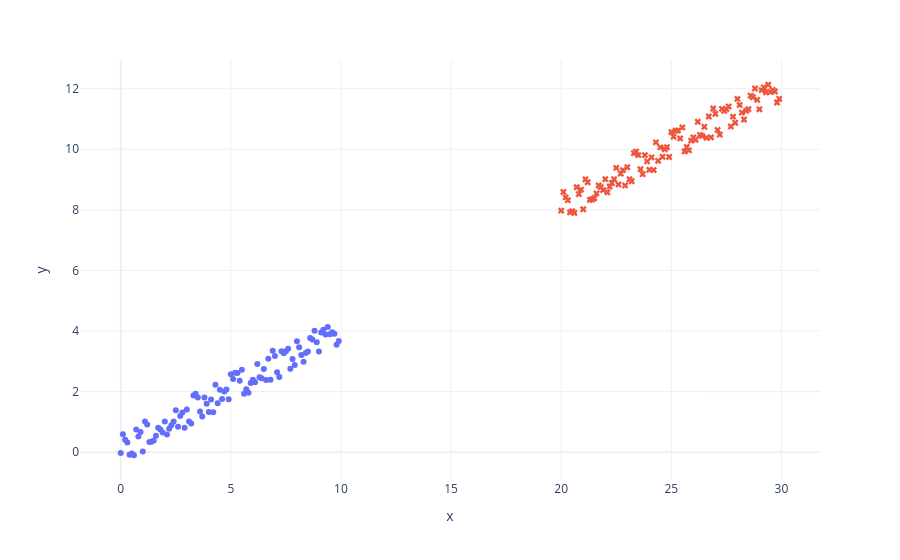

The notebook cell this image was saved under:
### Code cell
f = px.scatter(x=x, y=y)
f.add_scatter(x=x2, y=y2, showlegend=False, 
              mode='markers', marker_symbol='x')
